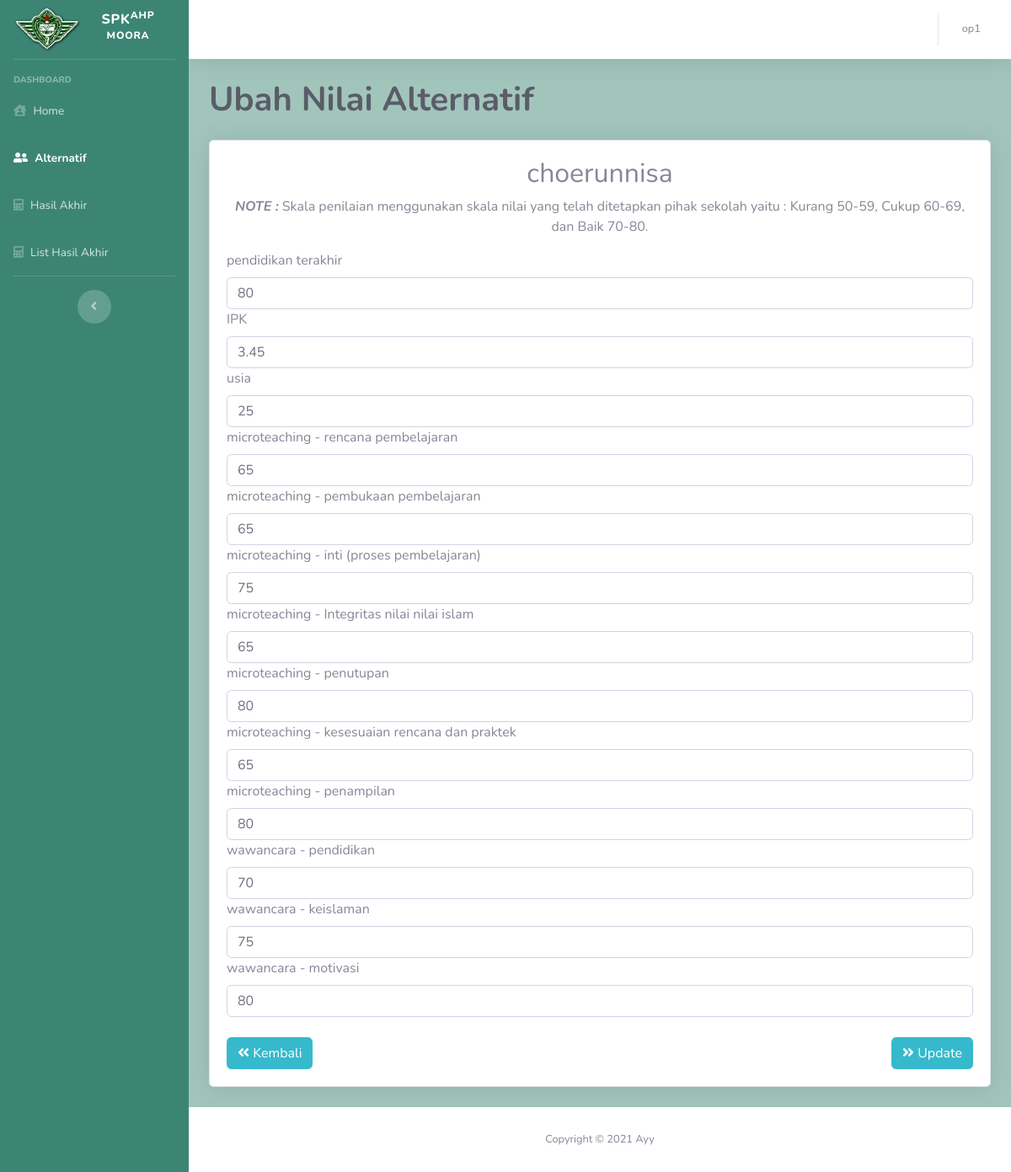
/nilai_alt.php?id_alternatif=12 (signed in), run on the app's committed database.
### tables this page shows
CREATE TABLE `alternatif` (
  `id_alternatif` int(5) NOT NULL,
  `kode` varchar(10) NOT NULL,
  `nama` varchar(20) NOT NULL,
  `alamat` varchar(50) NOT NULL,
  `tgl_lahir` date NOT NULL,
  `Usia` int(5) NOT NULL,
  `pendidikan_terakhir` varchar(4) NOT NULL,
  `IPK` float NOT NULL,
  `no_HP` varchar(20) NOT NULL,
  `email` varchar(50) NOT NULL,
  `Berkas` varchar(150) NOT NULL,
  `username` varchar(30) NOT NULL,
  `password` varchar(255) NOT NULL,
  `size` varchar(15) NOT NULL
);

CREATE TABLE `kriteria` (
  `id_kriteria` int(5) NOT NULL,
  `id` int(3) NOT NULL,
  `kode` varchar(10) NOT NULL,
  `nama_kriteria` varchar(20) NOT NULL,
  `jenis_kriteria` varchar(10) NOT NULL
);

CREATE TABLE `nilai_alt` (
  `id_nilai` int(5) NOT NULL,
  `id_kriteria` int(5) NOT NULL,
  `id_subkriteria` int(5) NOT NULL,
  `id_alternatif` int(5) NOT NULL,
  `nilai` float NOT NULL
);

CREATE TABLE `subkriteria` (
  `id_subkriteria` int(5) NOT NULL,
  `id_kriteria` int(5) NOT NULL,
  `kode` varchar(10) NOT NULL,
  `nama_subkriteria` varchar(30) NOT NULL
);

### koneksi.php (called while the page is built, shortened)
<?php
 $koneksi = mysqli_connect("localhost","root","","spk_AHP_MOORA");
function query ($query) {
 		global $koneksi;
 		$result = mysqli_query($koneksi, $query);
 		$rows = [];
 		while ($row = mysqli_fetch_assoc($result)) {
 			$rows[] = $row;
 		}
return $rows;
}
	?>

### nilai_alt.php (the view, shortened to what this page needs)
<?php
require 'koneksi.php';
include ('template/topbar.php');
include ('template/sidebar.php');
$id=$_GET['id_alternatif'];
$kriteria = query("SELECT * FROM kriteria");
$subkriteria = query("SELECT * FROM subkriteria");
$alternatif = query("SELECT * FROM alternatif where id_alternatif=$id");
?>
<div class="container-fluid">
  	<h1 class="m-0 font-weight-bold text-dark">Ubah Nilai Alternatif</h1> <br>
   		<div class="card shadow mb-4">
      		<div class="card-body">
      			<div class="table-responsive">
      			<form method="POST">
      			 	<?php foreach ($alternatif as $row) : ?>
						<tr>
								<h2 class="text-center"><?=$row['nama'];?></h2>
                <p class="text-center"><b><em>NOTE :</em></b> Skala penilaian menggunakan skala nilai yang telah ditetapkan pihak sekolah yaitu : Kurang 50-59, Cukup 60-69, dan Baik 70-80.</p>
                <?php foreach ($kriteria as $key) :?>
                  <?php if ($key['id']==1):?>
                    <?php $idk=$key['id_kriteria']; $nilaii=query("SELECT * FROM nilai_alt where id_kriteria=$idk and id_alternatif=$id")[0]; ?>
                    <label name="<?=$key['id_kriteria']  ?>" ><?=$key['nama_kriteria']  ?></label>
                    <input type="text" class="form-control" name="<?=$key['id_kriteria']  ?>" id="nilai" autocomplete="off" value="<?=$nilaii['nilai']; ?>">
                    <?php else: ?>
                      <?php $idk=$key['id_kriteria'];
                      $sub=query("SELECT * FROM subkriteria where id_kriteria=$idk"); foreach ($sub as $key2 ) :?>
                      <?php $idsub=$key2['id_subkriteria']; $nilaii=query("SELECT * FROM nilai_alt where id_kriteria=$idk and id_alternatif=$id and id_subkriteria=$idsub")[0]; ?>
                      <label name="<?=$key2['id_subkriteria'] ?>"><?=$key['nama_kriteria'] ?> - <?=$key2['nama_subkriteria']  ?></label>
                      <input type="text" class="form-control" name="<?=$idsub.'sub'?>" id="nilai" value="<?=$nilaii['nilai'] ?>" autocomplete="off" required>
                    <?php endforeach; ?>
                    <?php endif; ?>
								<?php endforeach; ?>
						</tr>
						<?php endforeach; ?>
            <br>
                  <button class="btn btn-info float-right" type="submit" name="submit"><i class="fas fa-angle-double-right"></i> Update
               </button>
            </form>
            <a href='javascript:history.back()'>
              <button class="btn btn-info float-left">
                <i class="fas fa-angle-double-left"></i> Kembali
              </button>
            </a>
      	</div>
      </div>
   </div>
</div>
<?php
include ('template/footer.php');
 ?>

### data on the page
alternatif: nama "choerunnisa"
kriteria: nama_kriteria "pendidikan terakhir", nilai "80"
kriteria: nama_kriteria "IPK", nilai "3.45"
kriteria: nama_kriteria "usia", nilai "25"
subkriteria: id_kriteria.nama_kriteria "microteaching", nama_subkriteria "rencana pembelajaran", nilai "65"
subkriteria: id_kriteria.nama_kriteria "microteaching", nama_subkriteria "pembukaan pembelajaran", nilai "65"
subkriteria: id_kriteria.nama_kriteria "microteaching", nama_subkriteria "inti (proses pembelajaran)", nilai "75"
subkriteria: id_kriteria.nama_kriteria "microteaching", nama_subkriteria "Integritas nilai nilai islam", nilai "65"
subkriteria: id_kriteria.nama_kriteria "microteaching", nama_subkriteria "penutupan", nilai "80"
subkriteria: id_kriteria.nama_kriteria "microteaching", nama_subkriteria "kesesuaian rencana dan praktek", nilai "65"
subkriteria: id_kriteria.nama_kriteria "microteaching", nama_subkriteria "penampilan", nilai "80"
subkriteria: id_kriteria.nama_kriteria "wawancara", nama_subkriteria "pendidikan", nilai "70"
subkriteria: id_kriteria.nama_kriteria "wawancara", nama_subkriteria "keislaman", nilai "75"
subkriteria: id_kriteria.nama_kriteria "wawancara", nama_subkriteria "motivasi", nilai "80"

### other printed values
$_SESSION["username"] "op1"
